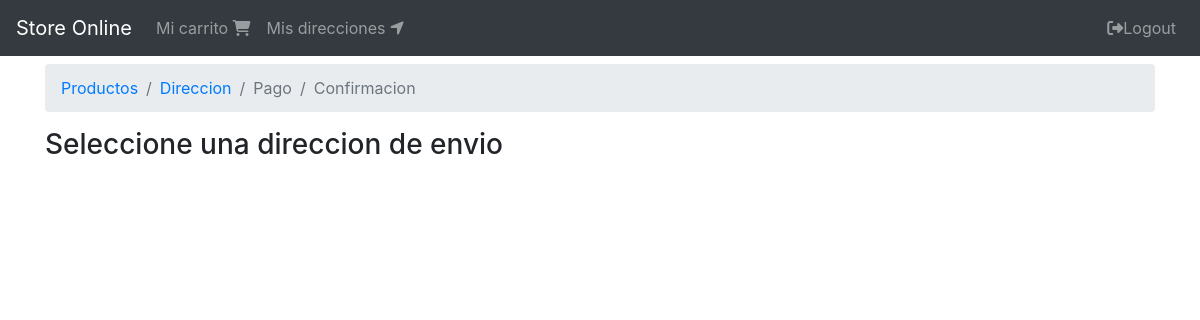
/ordenes/seleccionar/direccion (signed in), run on an earlier commit of the app's database.
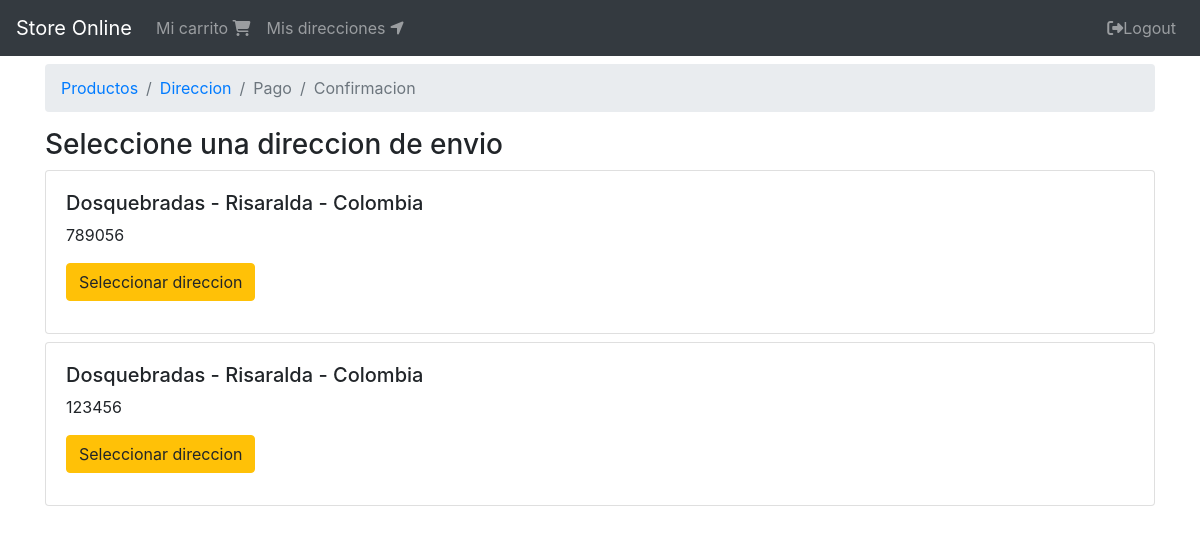
And on a later commit of the database.
### shipping_address/models.py (models this page shows, shortened)
class ShippingAddress(models.Model):
    user = models.ForeignKey(User, null=False, blank=False, on_delete=models.CASCADE)
    line1 = models.CharField(max_length=200)
    line2 = models.CharField(max_length=200, blank=True)
    city = models.CharField(max_length=100)
    state = models.CharField(max_length=100)
    country = models.CharField(max_length=50)
    reference = models.CharField(max_length=300)
    postal_code = models.CharField(max_length=10, null=False, blank=False)
    default = models.BooleanField(default=False)
    create_at = models.DateTimeField(auto_now_add=True)
    @property
    def address(self):
        return '{} - {} - {}'.format(self.city, self.state, self.country)

### orders/views.py (the view)
# urls.py: path('seleccionar/direccion', views.select_address, name='select_address'),
@login_required(login_url='login')
def select_address(request):
    shipping_addresses = request.user.shippingaddress_set.all()
    return render(request, 'select_address.html', {
        'breadcrumb':breadcrumb(address=True),
        'shipping_addresses':shipping_addresses,
    })

### orders/utils.py (called while the page is built)
def breadcrumb(products=True, address=False, payment=False, confirmation=False):
    return[
        {'title': 'Productos', 'active': products, 'url':reverse('orders:order')},
        {'title': 'Direccion', 'active': address, 'url':reverse('orders:address')},
        {'title': 'Pago', 'active': payment, 'url':reverse('orders:order')},
        {'title': 'Confirmacion', 'active': confirmation, 'url':reverse('orders:order')},
    ]

### orders/templates/select_address.html
{% extends "base/base.html" %}
{% block breadcrumb %}
  {% include "snippets/breadcrumb.html" %}
{% endblock breadcrumb %}
{% block content %}
  <div class="col">
      <div class="h3">
          Seleccione una direccion de envio
      </div>
      <div class="mt-2">
          {% for shipping_address in shipping_addresses %}
            <div class="card mb-2">
                <div class="card-body">
                    <div class="card-title">
                        <h5>
                            {{shipping_address.address}}
                        </h5>
                        <p class="cart-title">{{shipping_address.postal_code}}</p>
                        <a href="{% url 'orders:check_address' shipping_address.pk %}" class="btn btn-warning">Seleccionar direccion</a>
                    </div>
                </div>
            </div>
          {% endfor %}
      </div>
  </div>
{% endblock content %}

What changed in the data, as far as the page shows it:
added ShippingAddress: address "Dosquebradas - Risaralda - Colombia", postal_code "789056"
added ShippingAddress: address "Dosquebradas - Risaralda - Colombia", postal_code "123456"
